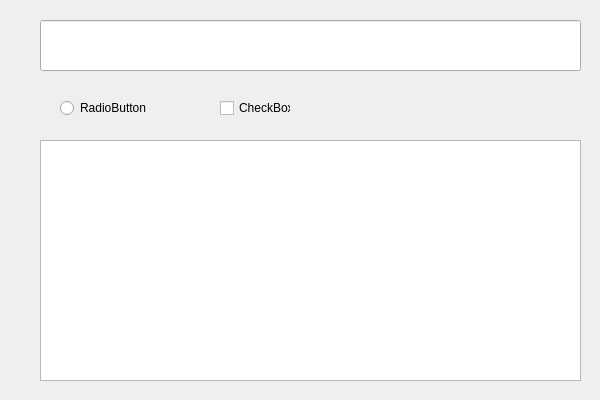
<?xml version="1.0" encoding="UTF-8"?>
<ui version="4.0">
 <class>QtHandWriteClass</class>
 <widget class="QWidget" name="QtHandWriteClass">
  <property name="geometry">
   <rect>
    <x>0</x>
    <y>0</y>
    <width>600</width>
    <height>400</height>
   </rect>
  </property>
  <property name="windowTitle">
   <string>QtHandWrite</string>
  </property>
  <widget class="QLineEdit" name="lineEdit">
   <property name="geometry">
    <rect>
     <x>40</x>
     <y>20</y>
     <width>541</width>
     <height>51</height>
    </rect>
   </property>
  </widget>
  <widget class="QRadioButton" name="radioButton">
   <property name="geometry">
    <rect>
     <x>60</x>
     <y>100</y>
     <width>89</width>
     <height>16</height>
    </rect>
   </property>
   <property name="text">
    <string>RadioButton</string>
   </property>
  </widget>
  <widget class="QCheckBox" name="checkBox">
   <property name="geometry">
    <rect>
     <x>220</x>
     <y>100</y>
     <width>71</width>
     <height>16</height>
    </rect>
   </property>
   <property name="text">
    <string>CheckBox</string>
   </property>
  </widget>
  <widget class="QTextEdit" name="textEdit">
   <property name="geometry">
    <rect>
     <x>40</x>
     <y>140</y>
     <width>541</width>
     <height>241</height>
    </rect>
   </property>
  </widget>
 </widget>
 <layoutdefault spacing="6" margin="11"/>
 <resources>
  <include location="QtHandWrite.qrc"/>
 </resources>
 <connections/>
</ui>
